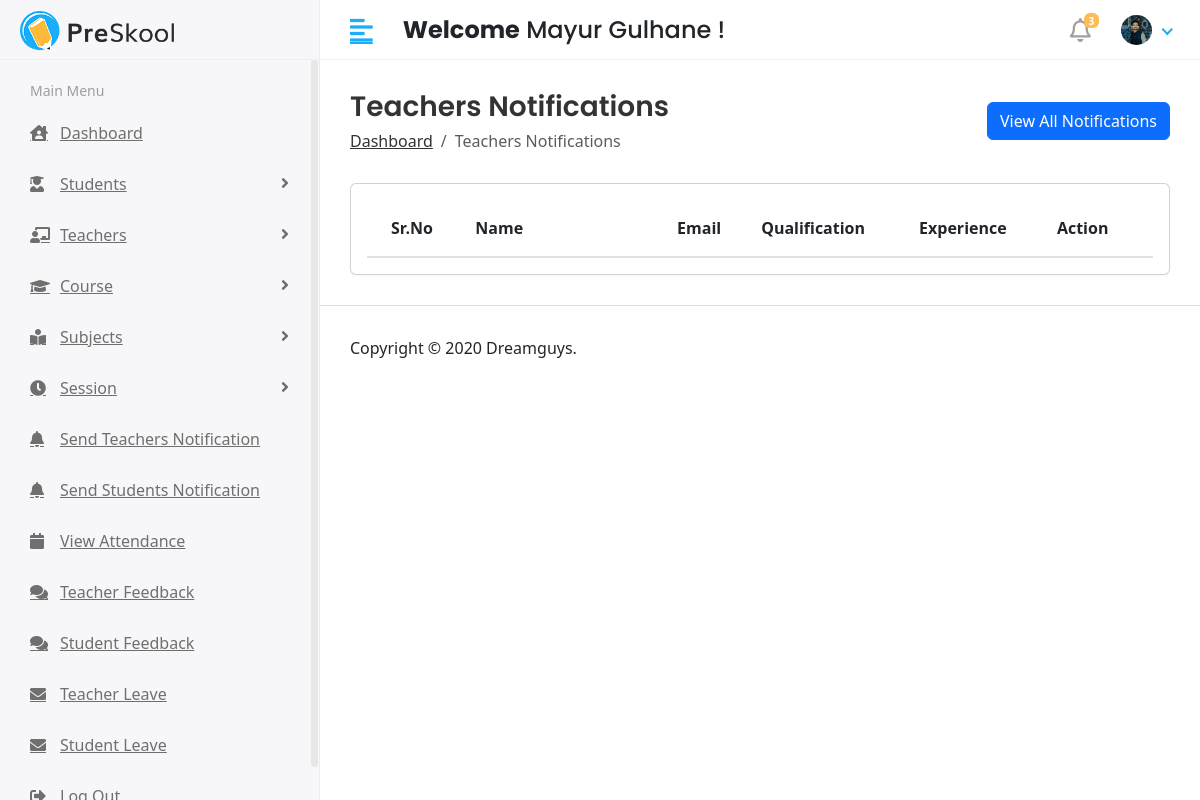
Page /hod/teacher_notification (signed in) on the earlier database version.
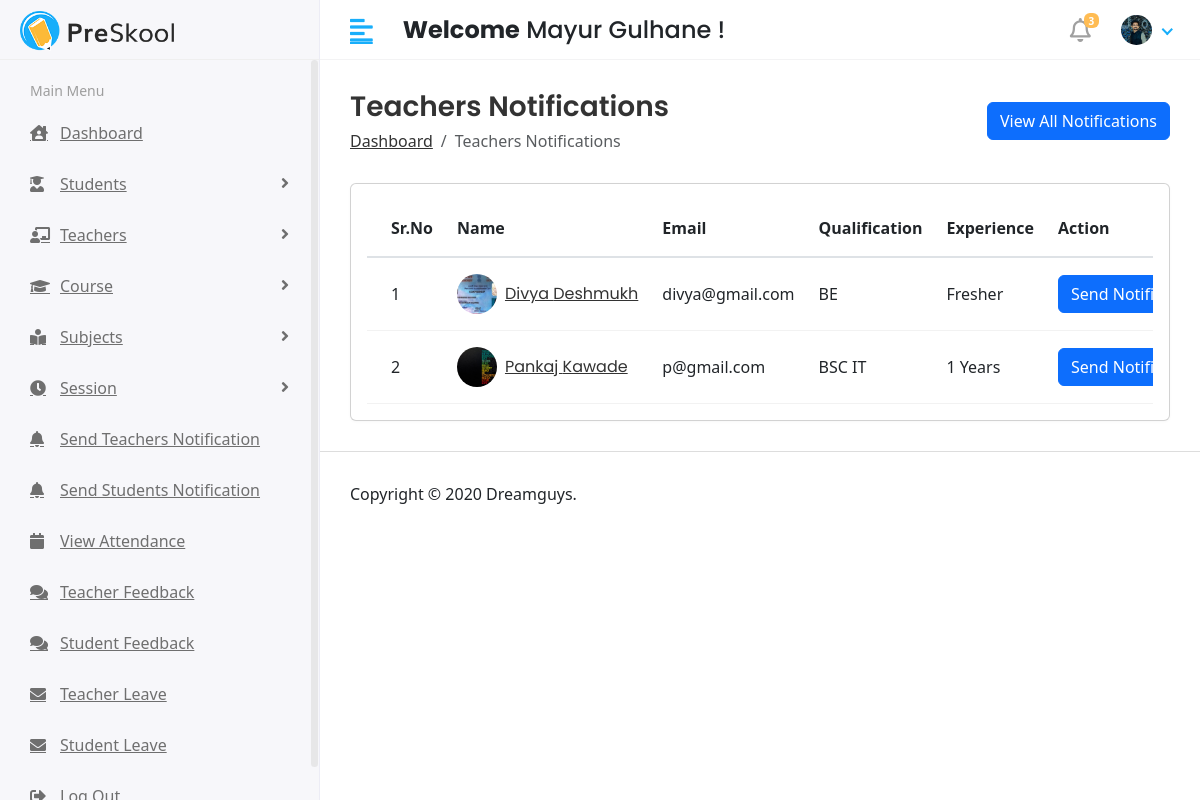
Same page on the later database version.
### app/models.py (models this page shows, shortened)
class CustomUser(AbstractUser):
    USER = (
        (1,'HOD'),
        (2,'TEACHER'),
        (3,'STUDENT'),
    )
    user_type = models.CharField(choices=USER, max_length=50, default=1)
    profile_pic = models.ImageField(upload_to='media/profile_pic')
    dob = models.DateField(max_length=8,default=date.today)
    phone_no = models.CharField(max_length=12)
    address = models.TextField()

class Teacher(models.Model):
    admin = models.OneToOneField(CustomUser, on_delete=models.CASCADE)
    gender = models.CharField(max_length=100)
    qualification = models.CharField(max_length=100)
    experience = models.CharField(max_length=100)
    joining_date = models.DateField(default=date.today)
    created_at = models.DateTimeField(auto_now_add=True)
    updated_at = models.DateTimeField(auto_now=True)

### student_management_systems/Hod_Views.py (the view)
# urls.py: path('hod/teacher_notification',Hod_Views.teacherNotification,name='teacherNotification'),
@login_required(login_url='/')
def teacherNotification(request):
    teacher = Teacher.objects.all()
    seeNotification = Teacher_Notification.objects.all().order_by('-id')
    context = {
        'teacher' : teacher,
        'seeNotification' : seeNotification
    }
    return render(request,'Hod/teacher_notification.html',context)

### templates/Hod/teacher_notification.html (shortened to what this page needs)
{% extends "base.html" %}
{% block content %}
<div class="content container-fluid">
    <div class="page-header">
        <div class="row align-items-center">
            <div class="col">
                <h3 class="page-title">Teachers Notifications</h3>
                <ul class="breadcrumb">
                    <li class="breadcrumb-item"><a href="index.html">Dashboard</a></li>
                    <li class="breadcrumb-item active">Teachers Notifications</li>
                </ul>
            </div>
            <div class="col-auto text-right float-right ml-auto">
                <button type="button" class="btn btn-primary" data-bs-toggle="modal" data-bs-target="#exampleModal1">
                    View All Notifications
                </button>
            </div>
        </div>
    </div>
    <div class="row">
        <div class="col-sm-12">
            <div class="card card-table">
                <div class="card-body">
                    <div class="table-responsive">
                        <div id="DataTables_Table_0_wrapper" class="dataTables_wrapper dt-bootstrap4 no-footer">
                            <div class="row">
                                <div class="col-sm-12">
                                    <table id="table_id" class="table table-hover table-center mb-0  no-footer"
                                        id="DataTables_Table_0" role="grid" aria-describedby="DataTables_Table_0_info">
                                        <thead>
                                            <tr role="row">
                                                <th class="sorting_asc" tabindex="0" aria-controls="DataTables_Table_0"
                                                    rowspan="1" colspan="1" aria-sort="ascending"
                                                    aria-label="ID: activate to sort column descending"
                                                    style="width: 50.5px;">Sr.No</th>
                                                <th class="sorting" tabindex="0" aria-controls="DataTables_Table_0"
                                                    rowspan="1" colspan="1"
                                                    aria-label="Name: activate to sort column ascending"
                                                    style="width: 163.4px;">Name</th>
                                                <th class="sorting" tabindex="0" aria-controls="DataTables_Table_0"
                                                    rowspan="1" colspan="1"
                                                    aria-label="Class: activate to sort column ascending"
                                                    style="width: 42.7px;">Email</th>
                                                <th class="sorting" tabindex="0" aria-controls="DataTables_Table_0"
                                                    rowspan="1" colspan="1"
                                                    aria-label="Gender: activate to sort column ascending"
                                                    style="width: 56.025px;">Qualification </th>
                                                <th class="sorting" tabindex="0" aria-controls="DataTables_Table_0"
                                                    rowspan="1" colspan="1"
                                                    aria-label="Gender: activate to sort column ascending"
                                                    style="width: 10.025px;">Experience</th>
                                                <th class="sorting" tabindex="0" aria-controls="DataTables_Table_0"
                                                    rowspan="1" colspan="1"
                                                    aria-label="Gender: activate to sort column ascending"
                                                    style="width: 10.025px;">Action</th>
                                            </tr>
                                        </thead>
                                        <tbody>
                                            {% for i in teacher %}
                                            <tr role="row" class="odd">
                                                <td class="sorting_1">{{forloop.counter}}</td>
                                                <td>
                                                    <h2 class="table-avatar">
                                                        <a href="teacher-details.html" class="avatar avatar-sm mr-2">
                                                            {% if i.admin.profile_pic == "" %}
                                                            <img class="avatar-img rounded-circle"
                                                                src="/media/profile_pic/avtar.jpeg" alt="User Image">
                                                            {% else %}
                                                            <img class="avatar-img rounded-circle"
                                                                src="/{{i.admin.profile_pic}}" alt="User Image">
                                                            {% endif %}
                                                        </a>
                                                        <a href="teacher-details.html">{{i.admin.first_name}}
                                                            {{i.admin.last_name}}</a>
                                                    </h2>
                                                </td>
                                                <td>{{i.admin.email}}</td>
                                                <td>{{i.qualification}}</td>
                                                <td>{{i.experience}}</td>
                                                <td>
                                                    <button type="button" class="btn btn-primary" data-bs-toggle="modal"
                                                        data-bs-target="#exampleModal-{{forloop.counter}}">
                                                        Send Notification
                                                    </button>
                                                </td>
                                            </tr>
                                            {% endfor %}
                                        </tbody>
                                    </table>
                                </div>
                            </div>
                        </div>
                    </div>
                </div>
            </div>
        </div>
    </div>
</div>
{% endblock content %}

### templates/base.html (shortened to what this page needs)
{% load static %}
<!DOCTYPE html>
<html lang="en">
<head>
    <link rel="stylesheet" href="{% static 'assets/plugins/bootstrap/css/bootstrap.min.css' %}">
    <link rel="stylesheet" href="{% static 'assets/plugins/fontawesome/css/fontawesome.min.css' %}">
    <link rel="stylesheet" href="{% static 'assets/plugins/fontawesome/css/all.min.css' %}">
    <link rel="stylesheet" href="{% static 'assets/css/style.css' %}">
    <link href="https://cdn.jsdelivr.net/npm/bootstrap@5.3.0-alpha1/dist/css/bootstrap.min.css" rel="stylesheet"
>
    <link rel="stylesheet" href="{% static 'assets/plugins/datatables/datatables.min.css' %}">
</head>
<body>
    <div class="main-wrapper">
        {% include "includes/header.html" %}
        {% include "includes/sidebar.html" %}
        <div class="page-wrapper">
            {% block content %}
            {% endblock content %}
            {% include "includes/footer.html" %}
        </div>
    </div>
</body>
</html>

### templates/includes/header.html (shortened to what this page needs)
{% load static %}
<div class="header">
    <div class="header-left">
        <a href="index.html" class="logo">
            <img src="{% static 'assets/img/logo.png' %}" alt="Logo">
        </a>
    </div>
    <a href="javascript:void(0);" id="toggle_btn">
        <i class="fas fa-align-left"></i>
    </a>
    <div class="top-nav-search mt-3">
        <h4><strong>Welcome</strong><span> {{user.first_name}} {{user.last_name}} !</span></h4>
    </div>
    <ul class="nav user-menu">
        <li class="nav-item dropdown noti-dropdown">
            <a href="#" class="dropdown-toggle nav-link" data-toggle="dropdown">
                <i class="far fa-bell"></i> <span class="badge badge-pill">3</span>
            </a>
        </li>
        <li class="nav-item dropdown has-arrow">
            <a href="#" class="dropdown-toggle nav-link" data-toggle="dropdown">
                <span class="user-img">
                    {% if user.profile_pic == "" %}
                    <img class="rounded-circle" src="/media/profile_pic/avtar.JPEG" width="31"
                        alt="{{user.first_name}}">
                    {% else %}
                    <img class="rounded-circle" src="/{{user.profile_pic}}" width="31" alt="{{user.first_name}}
                        {{user.last_name}}">
                    {% endif %}</span>
            </a>
        </li>
    </ul>
</div>

### templates/includes/sidebar.html (shortened to what this page needs)
{% load active_link_tags %}
<div class="sidebar" id="sidebar">
    <div class="sidebar-inner slimscroll">
        <div id="sidebar-menu" class="sidebar-menu">
            {% if user.user_type == '1' %}
            <ul>
                <li class="menu-title">
                    <span>Main Menu</span>
                </li>
                <li class="{% active_link 'hodHome' %}">
                    <a href="{% url 'hodHome' %}"><i class="fas fa-house-user"></i> <span>Dashboard</span></a>
                </li>
                <li class="submenu {% active_link 'studentList || studentAdd' %} ">
                    <a href="#"><i class="fas fa-user-graduate"></i> <span> Students</span> <span
                            class="menu-arrow"></span></a>
                </li>
                <li class="submenu {% active_link 'teacherList || teacherAdd' %}">
                    <a href="#"><i class="fas fa-chalkboard-teacher"></i> <span> Teachers</span> <span
                            class="menu-arrow"></span></a>
                </li>
                <li class="submenu {% active_link 'courseList || courseAdd' %}">
                    <a href="#"><i class="fa fa-graduation-cap"></i> <span> Course</span> <span
                            class="menu-arrow"></span></a>
                </li>
                <li class="submenu {% active_link 'subjectList || subjectAdd' %}">
                    <a href="#"><i class="fas fa-book-reader"></i> <span> Subjects</span> <span
                            class="menu-arrow"></span></a>
                </li>
                <li class="submenu {% active_link 'sessionList || sessionAdd' %}">
                    <a href="#"><i class="fas fa-clock"></i> <span> Session</span> <span class="menu-arrow"></span></a>
                </li>
                <li class="{% active_link 'teacherNotification' %}">
                    <a href="{% url 'teacherNotification' %}"><i class="fa fa-bell"></i> <span>Send Teachers
                            Notification</span></a>
                </li>
                <li>
                    <a href="holiday.html"><i class="fa fa-bell"></i> <span>Send Students Notification</span></a>
                </li>
                <li>
                    <a href="holiday.html"><i class="fa fa-calendar"></i> <span>View Attendance</span></a>
                </li>
                <li>
                    <a href="holiday.html"><i class="fa fa-comments"></i> <span>Teacher Feedback</span></a>
                </li>
                <li>
                    <a href="holiday.html"><i class="fa fa-comments"></i> <span>Student Feedback</span></a>
                </li>
                <li>
                    <a href="holiday.html"><i class="fa fa-envelope"></i> <span>Teacher Leave</span></a>
                </li>
                <li>
                    <a href="holiday.html"><i class="fa fa-envelope"></i> <span>Student Leave</span></a>
                </li>
                <li>
                    <a href="{% url 'doLogOut' %}"><i class="fas fa-sign-out-alt"></i> <span>Log Out</span></a>
                </li>
            </ul>
                {% endif %}
        </div>
    </div>
</div>

### templates/includes/footer.html
<footer>
    <p>Copyright © 2020 Dreamguys.</p>
</footer>

Differences in the rows shown:
added Teacher: admin.profile_pic (picture), admin.first_name "Divya", admin.last_name "Deshmukh", admin.email "divya@gmail.com", qualification "BE", experience "Fresher"
added Teacher: admin.profile_pic (picture), admin.first_name "Pankaj", admin.last_name "Kawade", admin.email "p@gmail.com", qualification "BSC IT", experience "1 Years"
